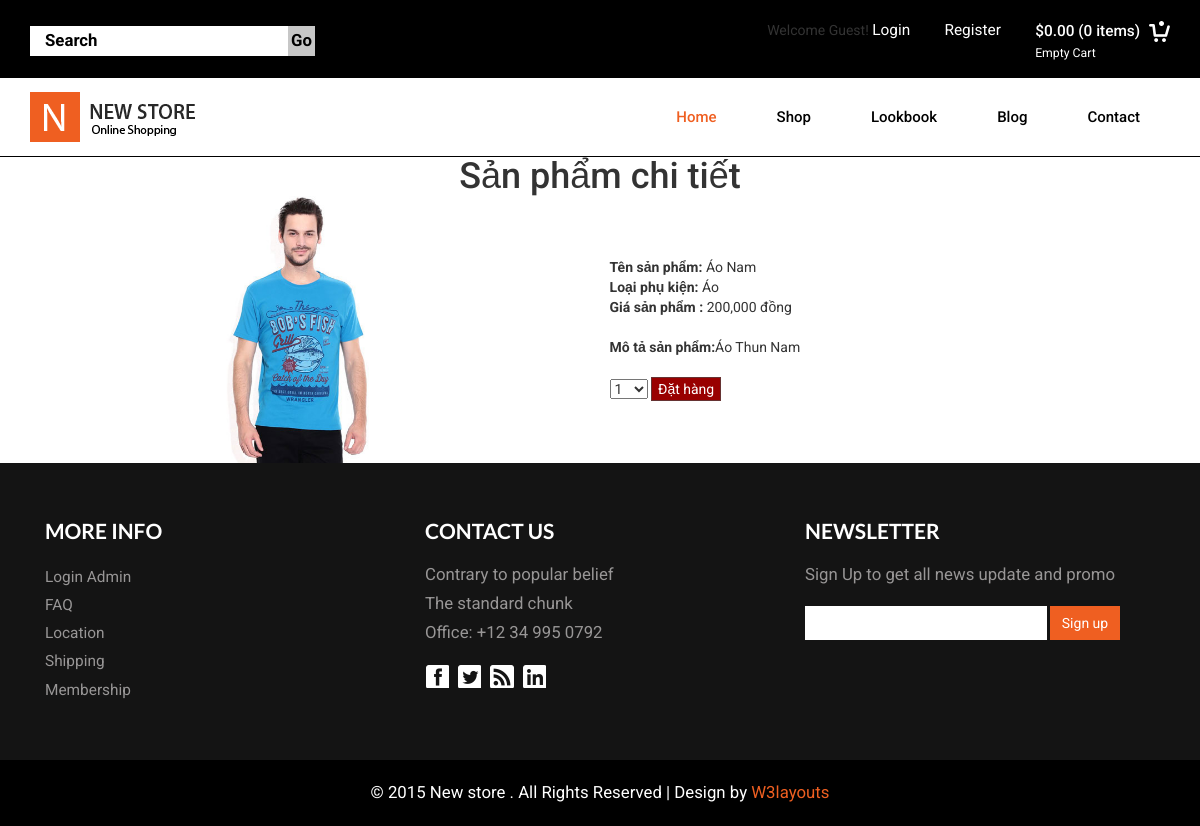
/controller/index.php?action=products_details&id=2, run on the app's committed database.
### tables this page shows
CREATE TABLE `products` (
  `ProductID` int(12) NOT NULL,
  `ProductName` varchar(50) NOT NULL,
  `ProductImage` varchar(255) DEFAULT NULL,
  `ProductPrice` double(10,0) NOT NULL,
  `ProductDesc` text NOT NULL,
  `ProductCategory` varchar(50) NOT NULL,
  `ProductBrand` varchar(50) NOT NULL,
  `ProductGroup` varchar(50) NOT NULL
);

### model/connect.php (called while the page is built, shortened)
<?php
       class connect {
           var $db=null;
           public function __construct()
           {
               $dsn='mysql:host=localhost;dbname=camerashop';
               $user='root';
               $pass='';
               $this->db=new PDO($dsn,$user,$pass, array(PDO::MYSQL_ATTR_INIT_COMMAND => "SET NAMES utf8"));
           }
            public function getInstance($select)
            {
               $results = $this->db->query($select);
               $result = $results->fetch();
               return $result;
            }
       }
       ?>

### model/products.php (called while the page is built, shortened)
<?php
class Products {
     function getProductById($id)
     {
         $db = new connect();
         $select = "select * from products where ProductID=$id";
         $result=$db->getInstance($select);
         return $result;
     }
}
?>

### view/products_details.php (the view, shortened to what this page needs)
<?php include "../view/header.php";?>
<?php
$objQuest = new Products();
$quest = $objQuest->getProductById($_GET['id']);
?>
 <div class="main_content">
    	<div class="showtext">
            <center> <h1>Sản phẩm chi tiết</h1></center>
                    <center><table cellspacing="5" width="800">
    <tr>
    <form action="?action=add_cart" method="post">
        <td class="products_detail_images">
            <img src="<?php echo '../view/images/'.$quest['ProductImage']; ?>" width="200px"/>
        </td>
        <td class="products_detail_info">
            <div><b> Tên sản phẩm:</b> <?php echo $quest['ProductName'];?> </div>
            <div><b> Loại phụ kiện:</b> <?php echo $quest['ProductCategory'];?> </div>
            <div><b>Giá sản phẩm :</b> <?php echo number_format($quest['ProductPrice']);?> đồng</div>
            <br />
            <div class="gioithieusp"><b>Mô tả sản phẩm:</b><?php echo $quest['ProductDesc'];?></div>
            <br />
            <select name="itemqty">
           <?php for($i=1;$i<=10;$i++): ?>
           <option value="<?php echo $i; ?>">
            <?php echo $i?>
           </option>
            <?php endfor; ?>
           </select>
           <input type="submit"  value="Đặt hàng" style="cursor:pointer;color: #FFF; background:#990000; border:1px solid #663333;"/>
        </td>
        </form>
        </tr>
     </table></center>
    </div>
    </div>
<?php include "../view/footer.php";?>

### view/css/style.css (style rules this page uses)
body { background:#fff; font-family: 'Roboto', sans-serif; }
h1,h2,h3,h4,h5,h6,label,p { margin:0; }

### data on the page
products: ProductImage (picture), ProductName "Áo Nam", ProductCategory "Áo", ProductPrice "200,000", ProductDesc "Áo Thun Nam"

### other printed values
form field itemqty "1"
